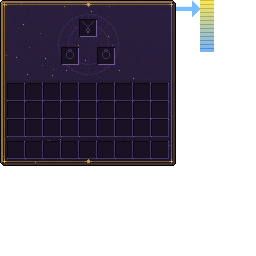
#> input picture tools/gui/source/accessories.png, 256 x 256 px, given in place of pure_generator.png, which was not available
$ python compose_gui.py
#> lines starting #> are read from the running program, lines starting #| are printed output that depends on the picture
"""Monta as fontes das telas da Fase 9 (tools/gui/source/*.png) a partir das telas que já existem.
Depois rode tools/gui/restyle.py restyle(<nome>) para cada uma.
Uso (na pasta do projeto): python3 tools/endgame/compose_gui.py"""
from PIL import Image

S = 'tools/gui/source/'


def src(name):
#> called with name = 'pure_generator'
    return Image.open(S + name + '.png').convert('RGBA')
#> returned value is the input picture: PIL image 256x256 RGBA; mean R, G, B, A 19.7, 15.7, 23.9, 117.1


SLOT = src('pure_generator').crop((29, 49, 47, 67))
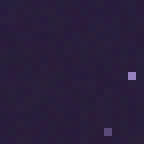
#> SLOT: PIL image 18x18 RGBA (shown 8 times larger); mean R, G, B, A 41.1, 30, 59.3, 255
WELL = src('essence_washer').crop((123, 16, 139, 70))
#> call 2 of src, with name = 'essence_washer'
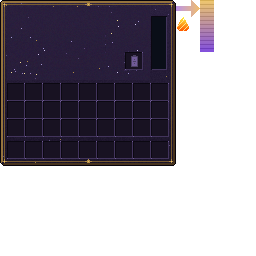
#> input picture tools/gui/source/advanced_runic_battery.png, 256 x 256 px, given in place of essence_washer.png, which was not available
#> in src, returned value is the input picture: PIL image 256x256 RGBA; mean R, G, B, A 20.1, 15.1, 23.5, 117.5
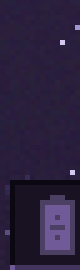
#> WELL: PIL image 16x54 RGBA (shown 5 times larger); mean R, G, B, A 43.4, 33, 61.8, 255
ARROW_BG = src('essence_washer').crop((66, 34, 90, 51))
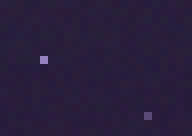
#> ARROW_BG: PIL image 24x17 RGBA (shown 8 times larger); mean R, G, B, A 40.9, 30.2, 60, 255
ARROW = src('essence_washer').crop((176, 0, 200, 17))
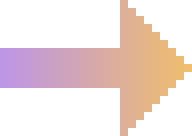
#> ARROW: PIL image 24x17 RGBA (shown 8 times larger); mean R, G, B, A 82.8, 65.5, 62.9, 97.5; transparent parts drawn white
FLAME_BG = src('pure_generator').crop((31, 32, 45, 46))
FLAME = src('pure_generator').crop((176, 17, 190, 31))
PLAIN = src('astral_generator').crop((20, 60, 38, 78))  # pedaço de fundo liso para apagar um espaço
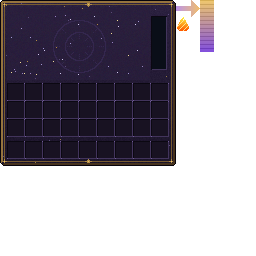
#> input picture tools/gui/source/astral_generator.png, 256 x 256 px, found by its file name
#> in src, returned value is the input picture: PIL image 256x256 RGBA; mean R, G, B, A 20.2, 15.2, 23.6, 117.5
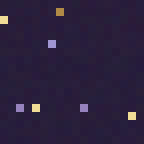
#> PLAIN: PIL image 18x18 RGBA (shown 8 times larger); mean R, G, B, A 43.3, 32.7, 60.6, 255


def slots(im, at):
    for x, y in at:
        im.paste(SLOT, (x - 1, y - 1))


# Forja Estelar: 3 poços de metal à esquerda, metal/fragmento, seta, saída, poço de essência
im = src('astral_generator')
for gx in (8, 26, 44, 134):
    im.paste(WELL, (gx - 1, 16))
slots(im, [(64, 17), (64, 51), (112, 34)])
im.paste(ARROW_BG, (84, 34))
im.paste(ARROW, (176, 0))
im.save(S + 'star_forge.png')

# Reator Onírico: combustível com chama
im = src('astral_generator')
slots(im, [(30, 50)])
im.paste(FLAME_BG, (31, 32))
im.paste(FLAME, (176, 17))
im.save(S + 'dream_reactor.png')

# Bateria Celeste: igual à Aprimorada
src('advanced_runic_battery').save(S + 'celestial_battery.png')

# Conjurador Celeste: cristal A (40,17), cristal B (40,35), essência (40,53)
im = src('runic_conjurer')
im.paste(PLAIN, (39, 24))
im.paste(src('astral_generator').crop((20, 40, 26, 72)), (33, 40))  # sobra do enfeite antigo
slots(im, [(40, 17), (40, 35)])
im.save(S + 'celestial_conjurer.png')
print('ok')
